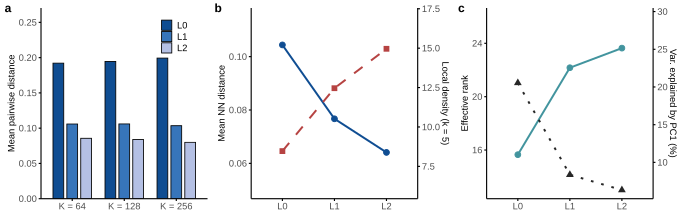

Reproduce this figure in R.
# codebook_geometry_3panel.R
# Figure 1: three-panel codebook geometry heterogeneity
# (a) global pairwise distance  (b) local NN + density  (c) spectral rank + PC1
# Font 7pt, canvas ~183mm wide (full two-column width), 600 dpi exports.

suppressMessages({ library(ggplot2); library(patchwork) })

theme_set(
  theme_classic(base_size = 7, base_family = "Arial") +
    theme(
      axis.line = element_line(linewidth = 0.4, colour = "black"),
      axis.ticks = element_line(linewidth = 0.4, colour = "black"),
      axis.text = element_text(size = 7),
      axis.title = element_text(size = 7),
      legend.title = element_blank(),
      legend.text = element_text(size = 7),
      legend.key.size = unit(3.0, "mm"),
      legend.key.height = unit(0.30, "cm"),
      legend.spacing.y = unit(1.0, "mm"),
      legend.position = "bottom",
      plot.margin = margin(3, 5, 3, 3, "pt")
    )
)

BLUE_DARK <- "#0F4D92"
BLUE_MID <- "#3775BA"
BLUE_SOFT <- "#B4C0E4"
BLACK <- "#272727"
RED <- "#B64342"
TEAL <- "#42949E"

# ---- (a) global: pairwise distance grouped bars ----
dfa <- data.frame(
  K = rep(c("K = 64", "K = 128", "K = 256"), each = 3),
  layer = rep(c("L0", "L1", "L2"), 3),
  value = c(0.1922, 0.1059, 0.0856,
            0.1946, 0.1060, 0.0839,
            0.1993, 0.1035, 0.0799)
)
dfa$layer <- factor(dfa$layer, levels = c("L0", "L1", "L2"))
dfa$K <- factor(dfa$K, levels = c("K = 64", "K = 128", "K = 256"))

pa <- ggplot(dfa, aes(x = K, y = value, fill = layer)) +
  geom_col(position = position_dodge(width = 0.8), width = 0.62,
           colour = "black", linewidth = 0.3) +
  scale_fill_manual(values = c(L0 = BLUE_DARK, L1 = BLUE_MID, L2 = BLUE_SOFT)) +
  scale_y_continuous(limits = c(0, 0.26), expand = expansion(mult = c(0, 0.04))) +
  labs(y = "Mean pairwise distance", x = NULL) +
  theme(legend.position = c(0.80, 0.86),
        legend.background = element_blank())

# ---- (b) local: NN distance + local density (K=128) ----
dfb <- data.frame(
  layer = c("L0", "L1", "L2"),
  nn = c(0.1044, 0.0767, 0.0641),
  dens = c(8.47, 12.46, 14.96)
)
dfb$layer <- factor(dfb$layer, levels = c("L0", "L1", "L2"))
dens_span <- (0.115 - 0.05) / (17 - 6)
dfb$dens_y <- 0.05 + (dfb$dens - 6) * dens_span

pb <- ggplot(dfb, aes(x = layer)) +
  geom_line(aes(y = nn, group = 1), colour = BLUE_DARK, linewidth = 0.7) +
  geom_point(aes(y = nn), colour = BLUE_DARK, size = 1.7) +
  geom_line(aes(y = dens_y, group = 1), colour = RED, linewidth = 0.7, linetype = "dashed") +
  geom_point(aes(y = dens_y), colour = RED, size = 1.7, shape = 15) +
  scale_y_continuous(
    name = "Mean NN distance",
    limits = c(0.05, 0.115),
    sec.axis = sec_axis(~ 6 + (. - 0.05) / dens_span,
                        name = "Local density (k = 5)")
  ) +
  labs(x = NULL)

# ---- (c) spectral: effective rank + PC1 variance (K=128) ----
dfc <- data.frame(
  layer = c("L0", "L1", "L2"),
  rank = c(15.65, 22.17, 23.64),
  pc1 = c(20.54, 8.36, 6.33)
)
dfc$layer <- factor(dfc$layer, levels = c("L0", "L1", "L2"))

pc <- ggplot(dfc, aes(x = layer)) +
  geom_line(aes(y = rank, group = 1), colour = TEAL, linewidth = 0.7) +
  geom_point(aes(y = rank), colour = TEAL, size = 1.7) +
  geom_line(aes(y = 13 + (pc1 - 6.33) * (26 - 13) / (25 - 2), group = 1),
            colour = BLACK, linewidth = 0.7, linetype = "dotted") +
  geom_point(aes(y = 13 + (pc1 - 6.33) * (26 - 13) / (25 - 2)),
             colour = BLACK, size = 1.7, shape = 17) +
  scale_y_continuous(
    name = "Effective rank",
    limits = c(13, 26),
    sec.axis = sec_axis(~ 6.33 + (. - 13) * (25 - 2) / (26 - 13),
                        name = "Var. explained by PC1 (%)")
  ) +
  labs(x = NULL)

fig <- (pa | pb | pc) + plot_annotation(tag_levels = "a") &
  theme(plot.tag = element_text(size = 9, face = "bold"),
        plot.tag.position = c(0, 1))

save_pub_r <- function(plot, filename, width_mm = 183, height_mm = 58, dpi = 600) {
  w <- width_mm / 25.4
  h <- height_mm / 25.4
  svglite::svglite(paste0(filename, ".svg"), width = w, height = h)
  print(plot)
  dev.off()
  grDevices::cairo_pdf(paste0(filename, ".pdf"), width = w, height = h, family = "Arial")
  print(plot)
  dev.off()
  ragg::agg_tiff(paste0(filename, ".tiff"), width = w, height = h, units = "in", res = dpi)
  print(plot)
  dev.off()
  cat("saved", filename, "\n")
}

save_pub_r(fig, "codebook_geometry_3panel")
